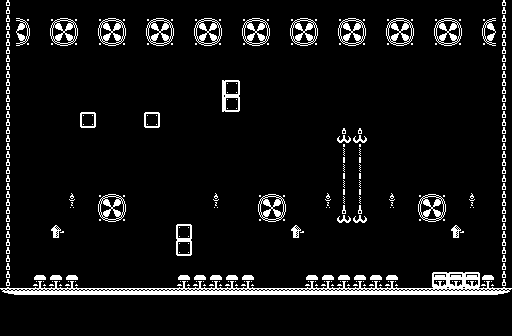

This is a level from a 2D game, rendered from its Tiled map with the project's own tilesets. A one-line summary and the map file follow, with tile-layer data summarised:
An orthogonal 32x21 tile map with 16x16 px tiles, 3 tile layers (Фон, Слой2, Слой3) and 23 objects (9x Star, 6x поверхность, 4x Jumper, Герой1).

<map version="1.9" tiledversion="1.9.1" orientation="orthogonal" renderorder="right-down" width="32" height="21" tilewidth="16" tileheight="16" infinite="0" nextlayerid="6" nextobjectid="68">
 <tileset firstgid="1" name="monochrome_tilemap_transparent" tilewidth="16" tileheight="16" spacing="1" tilecount="400" columns="20">
  <image source="monochrome_tilemap_transparent.png" width="339" height="339" />
  <tile id="136">
   <animation>
    <frame tileid="163" duration="250" />
    <frame tileid="164" duration="250" />
    <frame tileid="165" duration="250" />
   </animation>
  </tile>
  <tile id="378">
   <animation>
    <frame tileid="369" duration="100" />
    <frame tileid="370" duration="100" />
   </animation>
  </tile>
 </tileset>
 <layer id="1" name="Фон" width="32" height="21">
  <data>[672 cells, 226 non-empty, 18 distinct tile ids]</data>
 </layer>
 <objectgroup id="3" name="объекты">
  <object id="18" name="поверхность" x="143.833" y="112.667" width="16.9167" height="15.5">
   <properties>
    <property name="BodyType" value="StaticBody" />
    <property name="gravityScale" type="float" value="1" />
    <property name="restitution" type="float" value="0" />
   </properties>
  </object>
  <object id="17" x="82.25" y="112.25" width="15" height="15.5">
   <properties>
    <property name="BodyType" value="StaticBody" />
    <property name="gravityScale" type="float" value="1" />
    <property name="restitution" type="float" value="0" />
   </properties>
  </object>
  <object id="10" name="поверхность" x="2.66667" y="288" width="508.667" height="44">
   <properties>
    <property name="BodyType" value="StaticBody" />
    <property name="gravityScale" type="float" value="1" />
    <property name="restitution" type="float" value="0" />
   </properties>
  </object>
  <object id="11" name="поверхность" x="434.833" y="273.5" width="46.1667" height="14.9167">
   <properties>
    <property name="BodyType" value="StaticBody" />
    <property name="gravityScale" type="float" value="1" />
    <property name="restitution" type="float" value="0" />
   </properties>
  </object>
  <object id="22" name="поверхность" x="223.083" y="80.0833" width="15.25" height="30">
   <properties>
    <property name="BodyType" value="StaticBody" />
    <property name="gravityScale" type="float" value="1" />
    <property name="restitution" type="float" value="0" />
   </properties>
  </object>
  <object id="24" name="поверхность" x="344.25" y="142.75" width="16" height="78.25">
   <properties>
    <property name="BodyType" value="StaticBody" />
    <property name="gravityScale" type="float" value="1" />
    <property name="restitution" type="float" value="0" />
   </properties>
  </object>
  <object id="25" name="поверхность" x="177.75" y="223.833" width="14.5833" height="31">
   <properties>
    <property name="BodyType" value="StaticBody" />
    <property name="gravityScale" type="float" value="1" />
    <property name="restitution" type="float" value="0" />
   </properties>
  </object>
  <object id="29" x="0.666667" y="0.666667" width="8.66667" height="333.333">
   <properties>
    <property name="BodyType" value="StaticBody" />
    <property name="gravityScale" type="float" value="1" />
    <property name="restitution" type="float" value="0" />
   </properties>
  </object>
  <object id="40" name="Star" x="248.333" y="33" width="15" height="15">
   <properties>
    <property name="BodyType" value="StaticBody" />
    <property name="gravityScale" type="float" value="10" />
    <property name="restitution" type="float" value="0.5" />
   </properties>
  </object>
  <object id="42" x="504.333" y="2.00017" width="8.66667" height="333.333">
   <properties>
    <property name="BodyType" value="StaticBody" />
    <property name="gravityScale" type="float" value="1" />
    <property name="restitution" type="float" value="0" />
   </properties>
  </object>
  <object id="43" name="Jumper" x="81.8636" y="288.352" width="11.6364" height="3.81818">
   <properties>
    <property name="BodyType" value="StaticBody" />
    <property name="gravityScale" type="float" value="1" />
    <property name="restitution" type="float" value="0" />
   </properties>
  </object>
  <object id="44" name="Jumper" x="130.477" y="288.466" width="10.5455" height="2.54545">
   <properties>
    <property name="BodyType" value="StaticBody" />
    <property name="gravityScale" type="float" value="1" />
    <property name="restitution" type="float" value="0" />
   </properties>
  </object>
  <object id="54" name="Jumper" x="401.848" y="288.758" width="11.6364" height="3.81818">
   <properties>
    <property name="BodyType" value="StaticBody" />
    <property name="gravityScale" type="float" value="1" />
    <property name="restitution" type="float" value="0" />
   </properties>
  </object>
  <object id="55" name="Jumper" x="418.182" y="288.758" width="11.6364" height="3.81818">
   <properties>
    <property name="BodyType" value="StaticBody" />
    <property name="gravityScale" type="float" value="1" />
    <property name="restitution" type="float" value="0" />
   </properties>
  </object>
  <object id="56" name="Star" x="273.333" y="53.1667" width="15" height="15">
   <properties>
    <property name="BodyType" value="StaticBody" />
    <property name="gravityScale" type="float" value="10" />
    <property name="restitution" type="float" value="0.5" />
   </properties>
  </object>
  <object id="59" name="Star" x="191" y="28" width="15" height="15">
   <properties>
    <property name="BodyType" value="StaticBody" />
    <property name="gravityScale" type="float" value="10" />
    <property name="restitution" type="float" value="0.5" />
   </properties>
  </object>
  <object id="60" name="Star" x="366.833" y="91.3333" width="15" height="15">
   <properties>
    <property name="BodyType" value="StaticBody" />
    <property name="gravityScale" type="float" value="10" />
    <property name="restitution" type="float" value="0.5" />
   </properties>
  </object>
  <object id="61" name="Star" x="393.833" y="40.1667" width="15" height="15">
   <properties>
    <property name="BodyType" value="StaticBody" />
    <property name="gravityScale" type="float" value="10" />
    <property name="restitution" type="float" value="0.5" />
   </properties>
  </object>
  <object id="62" name="Star" x="24" y="14.5" width="15" height="15">
   <properties>
    <property name="BodyType" value="StaticBody" />
    <property name="gravityScale" type="float" value="10" />
    <property name="restitution" type="float" value="0.5" />
   </properties>
  </object>
  <object id="63" name="Star" x="153.167" y="34.8333" width="15" height="15">
   <properties>
    <property name="BodyType" value="StaticBody" />
    <property name="gravityScale" type="float" value="10" />
    <property name="restitution" type="float" value="0.5" />
   </properties>
  </object>
  <object id="64" name="Star" x="342.667" y="240.167" width="15" height="15">
   <properties>
    <property name="BodyType" value="StaticBody" />
    <property name="gravityScale" type="float" value="10" />
    <property name="restitution" type="float" value="0.5" />
   </properties>
  </object>
  <object id="65" name="Star" x="304.5" y="38" width="15" height="15">
   <properties>
    <property name="BodyType" value="StaticBody" />
    <property name="gravityScale" type="float" value="10" />
    <property name="restitution" type="float" value="0.5" />
   </properties>
  </object>
 </objectgroup>
 <objectgroup id="5" name="сеттинг">
  <!-- 1 objects omitted --></objectgroup>
 <layer id="2" name="Слой2" width="32" height="21">
  <data>[672 cells, 24 non-empty, 2 distinct tile ids]</data>
 </layer>
 <layer id="4" name="Слой3" width="32" height="21">
  <data>[672 cells, 0 non-empty, 0 distinct tile ids]</data>
 </layer>
</map>
<!-- 1 of 23 objects omitted -->
